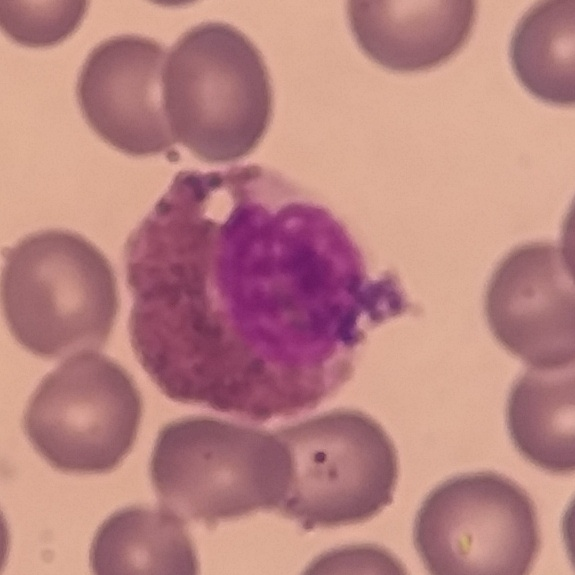
#> input picture classification/test.jpg, 575 x 575 px
$ python -i detection.py   (imports and definitions only)
#> lines starting #> are read from the running program, lines starting #| are printed output that depends on the picture
import cv2


def detect(img):
    # MASK
    mask = cv2.imread('./mask.jpg')
    img = cv2.bitwise_and(img, mask)

    # FILTER
    hsv = cv2.cvtColor(img, cv2.COLOR_BGR2HSV)
    hsv[:, :, 0] = hsv[:, :, 1]
    hsv[:, :, 2] = hsv[:, :, 1]
    hsv[hsv < 140] = 0
    img = cv2.cvtColor(hsv, cv2.COLOR_HSV2BGR)

    # BLOB DETECTOR PARAMETERS
    params = cv2.SimpleBlobDetector.Params()

    params.minThreshold = 80  # 80
    params.maxThreshold = 255  # 255
    params.minDistBetweenBlobs = 250  # 250

    params.filterByArea = True
    params.minArea = 35

    params.filterByCircularity = False
    params.minCircularity = 0.1

    params.filterByConvexity = False
    params.minConvexity = 0.2

    params.filterByInertia = False
    params.minInertiaRatio = 0.01
    # -----------------------------

    # DETECT BLOB KEYPOINTS
    detector = cv2.SimpleBlobDetector.create()
    detector.setParams(params)
    keypoints = detector.detect(img)

    coordinates = []
    for keypoint in keypoints:
        coordinates.append(keypoint.pt)
    return coordinates

>>> import cv2
>>> picture = cv2.imread('../classification/test.jpg', cv2.IMREAD_GRAYSCALE)
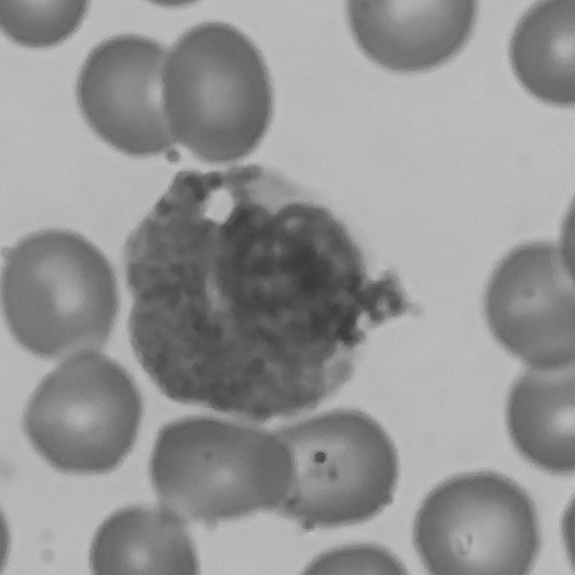
#> picture: shape (575, 575); min 57, max 195, mean 147.7
#> (the run stopped early here; a loop or call above may not have finished)
